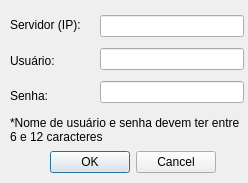
<?xml version="1.0" encoding="UTF-8"?>
<ui version="4.0">
 <class>LoginDialog</class>
 <widget class="QDialog" name="LoginDialog">
  <property name="geometry">
   <rect>
    <x>0</x>
    <y>0</y>
    <width>248</width>
    <height>183</height>
   </rect>
  </property>
  <property name="windowTitle">
   <string>Usuario - Criar</string>
  </property>
  <property name="windowIcon">
   <iconset>
    <normaloff>whatsprog_icon.png</normaloff>whatsprog_icon.png</iconset>
  </property>
  <widget class="QDialogButtonBox" name="buttonBox">
   <property name="geometry">
    <rect>
     <x>50</x>
     <y>150</y>
     <width>166</width>
     <height>25</height>
    </rect>
   </property>
   <property name="orientation">
    <enum>Qt::Horizontal</enum>
   </property>
   <property name="standardButtons">
    <set>QDialogButtonBox::Cancel|QDialogButtonBox::Ok</set>
   </property>
  </widget>
  <widget class="QLabel" name="label">
   <property name="geometry">
    <rect>
     <x>10</x>
     <y>109</y>
     <width>231</width>
     <height>41</height>
    </rect>
   </property>
   <property name="acceptDrops">
    <bool>false</bool>
   </property>
   <property name="text">
    <string>*Nome de usuário e senha devem ter entre 6 e 12 caracteres</string>
   </property>
   <property name="scaledContents">
    <bool>false</bool>
   </property>
   <property name="wordWrap">
    <bool>true</bool>
   </property>
   <property name="openExternalLinks">
    <bool>false</bool>
   </property>
  </widget>
  <widget class="QWidget" name="">
   <property name="geometry">
    <rect>
     <x>10</x>
     <y>10</y>
     <width>89</width>
     <height>101</height>
    </rect>
   </property>
   <layout class="QVBoxLayout" name="verticalLayout">
    <item>
     <widget class="QLabel" name="labelIpServidor">
      <property name="text">
       <string>Servidor (IP):</string>
      </property>
     </widget>
    </item>
    <item>
     <widget class="QLabel" name="labelNomeUsuario">
      <property name="text">
       <string>Usuário:</string>
      </property>
     </widget>
    </item>
    <item>
     <widget class="QLabel" name="labelSenhaUsuario">
      <property name="text">
       <string>Senha:</string>
      </property>
     </widget>
    </item>
   </layout>
  </widget>
  <widget class="QWidget" name="">
   <property name="geometry">
    <rect>
     <x>100</x>
     <y>10</y>
     <width>144</width>
     <height>101</height>
    </rect>
   </property>
   <layout class="QVBoxLayout" name="verticalLayout_2">
    <item>
     <widget class="QLineEdit" name="lineEditIpServidor"/>
    </item>
    <item>
     <widget class="QLineEdit" name="lineEditNomeUsuario"/>
    </item>
    <item>
     <widget class="QLineEdit" name="lineEditSenhaUsuario"/>
    </item>
   </layout>
  </widget>
 </widget>
 <resources/>
 <connections>
  <connection>
   <sender>buttonBox</sender>
   <signal>accepted()</signal>
   <receiver>LoginDialog</receiver>
   <slot>accept()</slot>
   <hints>
    <hint type="sourcelabel">
     <x>248</x>
     <y>254</y>
    </hint>
    <hint type="destinationlabel">
     <x>157</x>
     <y>274</y>
    </hint>
   </hints>
  </connection>
  <connection>
   <sender>buttonBox</sender>
   <signal>rejected()</signal>
   <receiver>LoginDialog</receiver>
   <slot>reject()</slot>
   <hints>
    <hint type="sourcelabel">
     <x>316</x>
     <y>260</y>
    </hint>
    <hint type="destinationlabel">
     <x>286</x>
     <y>274</y>
    </hint>
   </hints>
  </connection>
 </connections>
</ui>
